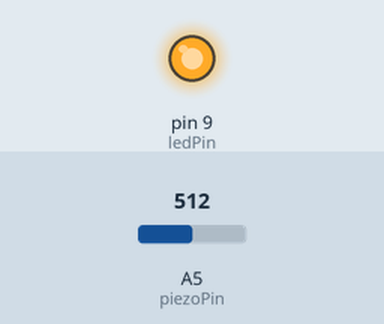
This sketch was run on a simulated Arduino Uno, built with avr-gcc and run on an emulated ATmega328P. Parts: output pins drawn as LEDs (lit = HIGH). The inputs (shaded band) are chosen by the test bench; at power-on: A5 (piezoPin) = 512.

Above: at 1.8 s.
1.9 s: A5 (piezoPin) set to 129
3.4 s: A5 (piezoPin) set to 110
At 4.4 s:
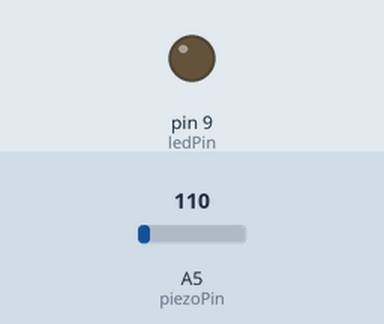
Timing chart, 0 to 6.4 s (numbered marks = the images above; inputs shaded):
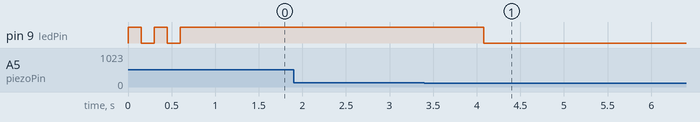

The sketch:

projeto13.ino
```cpp
// Projeto 13 - Sensor de batida piezo
// André L. Marcelino 17/11/2017 Arapongas

int ledPin = 9;      // LED no pino digital 9
int piezoPin = 5;    // piezo no pino analógico 5
int threshold = 120; // valor do sensor atngido antes da ativação
int sensorValue = 0; // uma variável para armazenar o valor lido do sensor
float ledValue = 0;  // brilho do LED

void setup() {
  pinMode(ledPin, OUTPUT); // define o ledPin como OUTPUT
  // pisca o LED duas vezes para mostrar que o programa iniciou
  digitalWrite(ledPin, HIGH); delay(150); digitalWrite(ledPin, LOW); delay(150);
  digitalWrite(ledPin, HIGH); delay(150); digitalWrite(ledPin, LOW); delay(150);
}

void loop() {
  sensorValue = analogRead(piezoPin);   // lê o valor do sensor

  if(sensorValue >= threshold) {       // se for detectada uma batida, defina o brilho como máximo
    ledValue = 255;
  }

  analogWrite(ledPin, int(ledValue));  //escreve o valor de brilho no LED
  ledValue -= 0.05;                    // apaga o LED lentamente

  if(ledValue <= 0) { ledValue = 0;}   // certifica-se de que o valor não descerá abaixo de zero
}
```

Measured:
- the behaviour switches between 120 and 119 on A5 (piezoPin) (found by bisection; images 0 and 1)
- after the input at 1.9 s, every drawn part: stays the same
- after the input at 3.4 s, pin 9 (ledPin): HIGH → LOW after 0.68 s
- by itself, pin 9 (ledPin): alternates HIGH for 0.15 s and LOW for 0.15 s, 4 changes in all, then stays HIGH
